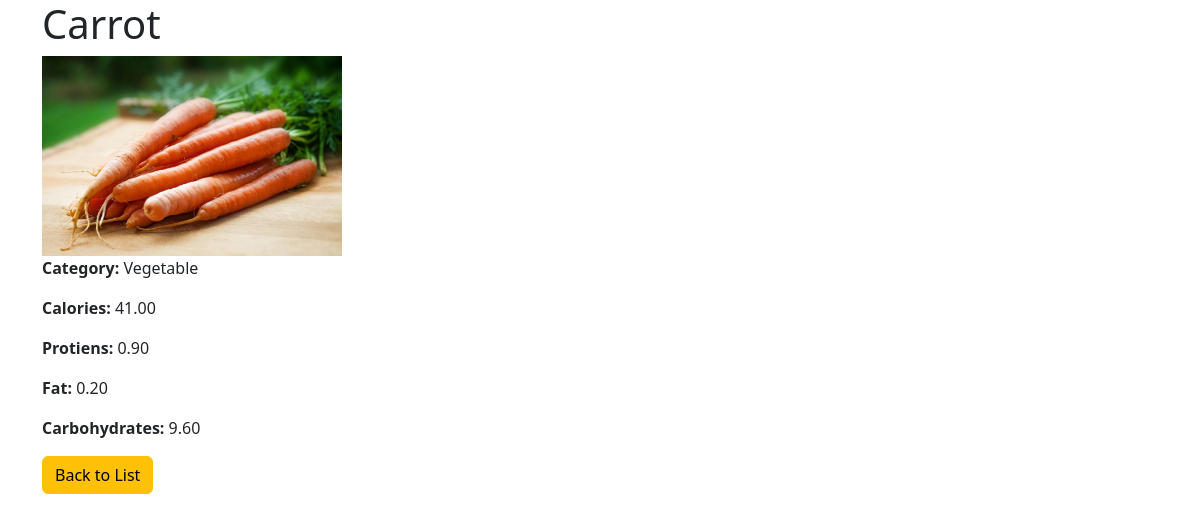
Page /details/3/ on the committed database.
### Nutritionapp/models.py (models this page shows, shortened)
class FoodData(models.Model):
    name = models.CharField(max_length=100)
    category = models.CharField(max_length=100)
    protiens = models.DecimalField(max_digits=6, decimal_places=2)
    fat = models.DecimalField(max_digits=6, decimal_places=2)
    calories = models.DecimalField(max_digits=6, decimal_places=2)
    carbohydrates = models.DecimalField(max_digits=6, decimal_places=2)
    image = models.ImageField(upload_to='userimg/',blank=True,null=True)

### Nutritionapp/views.py (the view)
# urls.py: path('details/<int:id>/',views.food_detail,name='food_detail'),
def food_detail(request,id=0):
    details = get_object_or_404(FoodData,id = id)
    return render(request,"food_detail.html",{"details" : details})

### templates/food_detail.html (shortened to what this page needs)
<!DOCTYPE html>
<html lang="en">
<head>
    <link href="https://cdn.jsdelivr.net/npm/bootstrap@5.3.3/dist/css/bootstrap.min.css" rel="stylesheet">
</head>
<body>
    <div class="container">
        <div class="jumbotron">
            <h1>{{ details.name }}</h1>
            <img src="{{ details.image.url }}" alt="{{ details.name }}" width="300">
            <p><strong>Category:</strong> {{ details.category }}</p>
            <p><strong>Calories:</strong> {{ details.calories }}</p>
            <p><strong>Protiens:</strong> {{ details.protiens }}</p>
            <p><strong>Fat:</strong> {{ details.fat }}</p>
            <p><strong>Carbohydrates:</strong> {{ details.carbohydrates }}</p>
        </div>
        <a href="{% url 'food_list' %}" class="btn btn-warning">Back to List</a>
    </div>
</body>
</html>

### rows in the picture
FoodData: image (picture), category "Vegetable", calories "41.00", protiens "0.90", fat "0.20", carbohydrates "9.60"
